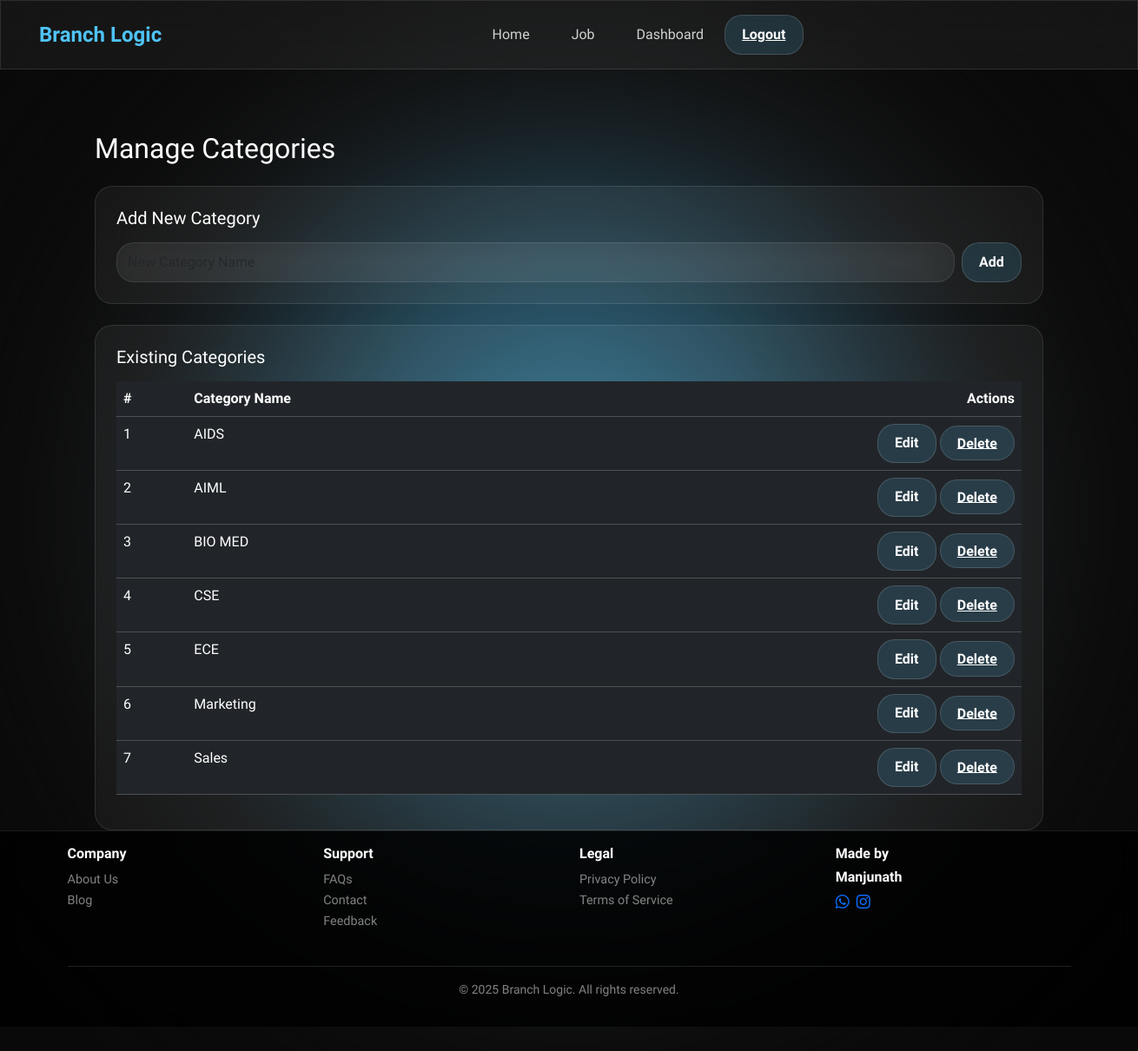
Page /admin/categories (signed in) on the committed database.
### models.py (models this page shows)
class Category(db.Model):
    id = db.Column(db.Integer, primary_key=True)
    name = db.Column(db.String(100), unique=True, nullable=False)

### admin/routes.py (the view)
@admin_bp.route('/categories')
@login_required
@admin_required
def manage_categories():
    categories = Category.query.order_by(Category.name).all()
    return render_template('admin/categories.html', categories=categories)

### admin/routes.py (called while the page is built)
def admin_required(f):
    from functools import wraps
    @wraps(f)
    def decorated_function(*args, **kwargs):
        if not current_user.is_authenticated or current_user.role != 'admin':
            return "Access Denied: Admins Only", 403
        return f(*args, **kwargs)
    return decorated_function

### app.py (called while the page is built)
def create_app():
    app = Flask(__name__)
    app.config.from_object(Config)
    db.init_app(app)
    migrate.init_app(app, db)
    login_manager.login_view = 'auth.login'
    login_manager.init_app(app)
    from models import User, Job, Application
    @login_manager.user_loader
    def load_user(user_id):
        return User.query.get(int(user_id))
    from main.routes import main_bp
    from auth.routes import auth_bp
    from student.routes import student_bp
    from admin.routes import admin_bp
    app.register_blueprint(main_bp)
    app.register_blueprint(auth_bp, url_prefix='/auth')
    app.register_blueprint(student_bp, url_prefix='/student')
    app.register_blueprint(admin_bp, url_prefix='/admin')
    return app

### templates/admin/categories.html (shortened to what this page needs)
{% extends 'base.html' %}
{% block content %}
<div class="container mt-5">
    <h2 class="mb-4">Manage Categories</h2>
    <div class="glass p-4 mb-4">
        <h5 class="mb-3">Add New Category</h5>
        <form action="{{ url_for('admin.add_category') }}" method="POST" class="d-flex flex-column flex-md-row gap-2">
            <input type="text" name="name" class="form-control glass" placeholder="New Category Name" required>
            <button type="submit" class="glass-btn">Add</button>
        </form>
    </div>
    <div class="glass p-4">
        <h5 class="mb-3">Existing Categories</h5>
        <div class="table-responsive">
            <table class="table table-hover table-dark">
                <thead>
                    <tr>
                        <th scope="col">#</th>
                        <th scope="col">Category Name</th>
                        <th scope="col" class="text-end">Actions</th>
                    </tr>
                </thead>
                <tbody>
                    {% for category in categories %}
                    <tr>
                        <td>{{ loop.index }}</td>
                        <td>{{ category.name }}</td>
                        <td class="text-end">
                            <button class="glass-btn btn-sm" data-bs-toggle="modal" data-bs-target="#editModal{{ category.id }}">Edit</button>
                            <a href="{{ url_for('admin.delete_category', id=category.id) }}" class="glass-btn btn-sm"
                               onclick="return confirm('Are you sure you want to delete this category?');">Delete</a>
                        </td>
                    </tr>
                    {% endfor %}
                </tbody>
            </table>
        </div>
    </div>
</div>
{% endblock %}

### templates/base.html (style rules this page uses)
* { margin: 0; padding: 0; box-sizing: border-box; }
body { font-family: 'Segoe UI', sans-serif; background-color: #0a0a0a; color: white; overflow-x: hidden; position: relative; z-index: 1; min-height: 100vh; display: flex; flex-direction: column; }
.glass { background: rgba(255, 255, 255, 0.05); border: 1px solid rgba(255, 255, 255, 0.1); backdrop-filter: blur(20px); -webkit-backdrop-filter: blur(20px); border-radius: 20px; }
.glass-btn { background: rgba(79, 195, 247, 0.15); border: 1px solid rgba(255, 255, 255, 0.15); color: #fff; border-radius: 20px; padding: 0.6rem 1.2rem; cursor: pointer; font-weight: bold; transition: 0.3s ease; }

### rows in the picture
Category: name "AIDS"
Category: name "AIML"
Category: name "BIO MED"
Category: name "CSE"
Category: name "ECE"
Category: name "Marketing"
Category: name "Sales"
